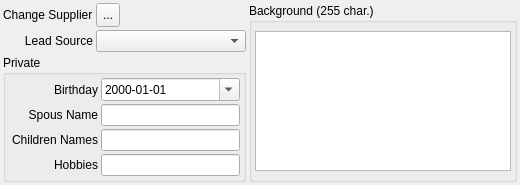
     <widget class="QWidget" name="tab_3">
      <attribute name="title">
       <string>Purchasing</string>
      </attribute>
      <layout class="QGridLayout" name="gridLayout_11">
       <property name="leftMargin">
        <number>3</number>
       </property>
       <property name="topMargin">
        <number>3</number>
       </property>
       <property name="rightMargin">
        <number>3</number>
       </property>
       <property name="bottomMargin">
        <number>3</number>
       </property>
       <property name="spacing">
        <number>3</number>
       </property>
       <item row="0" column="0">
        <layout class="QFormLayout" name="formLayout">
         <property name="labelAlignment">
          <set>Qt::AlignRight|Qt::AlignTrailing|Qt::AlignVCenter</set>
         </property>
         <property name="horizontalSpacing">
          <number>3</number>
         </property>
         <property name="verticalSpacing">
          <number>3</number>
         </property>
         <item row="0" column="0">
          <widget class="QLabel" name="label_17">
           <property name="text">
            <string>Change Supplier</string>
           </property>
          </widget>
         </item>
         <item row="1" column="0">
          <widget class="QLabel" name="label_5">
           <property name="text">
            <string>Lead Source</string>
           </property>
           <property name="alignment">
            <set>Qt::AlignRight|Qt::AlignTrailing|Qt::AlignVCenter</set>
           </property>
          </widget>
         </item>
         <item row="1" column="1">
          <widget class="QComboBox" name="cbLeadSource">
           <property name="minimumSize">
            <size>
             <width>150</width>
             <height>0</height>
            </size>
           </property>
           <property name="maximumSize">
            <size>
             <width>150</width>
             <height>16777215</height>
            </size>
           </property>
          </widget>
         </item>
         <item row="0" column="1">
          <widget class="QToolButton" name="pbSelectSupplier">
           <property name="minimumSize">
            <size>
             <width>24</width>
             <height>24</height>
            </size>
           </property>
           <property name="maximumSize">
            <size>
             <width>24</width>
             <height>24</height>
            </size>
           </property>
           <property name="text">
            <string>...</string>
           </property>
          </widget>
         </item>
        </layout>
       </item>
       <item row="0" column="1" rowspan="2">
        <widget class="QGroupBox" name="groupBox_2">
         <property name="title">
          <string>Background (255 char.)</string>
         </property>
         <layout class="QGridLayout" name="gridLayout_10">
          <property name="leftMargin">
           <number>3</number>
          </property>
          <property name="topMargin">
           <number>3</number>
          </property>
          <property name="rightMargin">
           <number>3</number>
          </property>
          <property name="bottomMargin">
           <number>3</number>
          </property>
          <property name="spacing">
           <number>3</number>
          </property>
          <item row="0" column="0">
           <widget class="QPlainTextEdit" name="pteBackground">
            <property name="sizePolicy">
             <sizepolicy hsizetype="Expanding" vsizetype="Fixed">
              <horstretch>0</horstretch>
              <verstretch>0</verstretch>
             </sizepolicy>
            </property>
            <property name="maximumSize">
             <size>
              <width>16777215</width>
              <height>140</height>
             </size>
            </property>
           </widget>
          </item>
         </layout>
        </widget>
       </item>
       <item row="1" column="0">
        <widget class="QGroupBox" name="groupBox">
         <property name="title">
          <string>Private</string>
         </property>
         <layout class="QGridLayout" name="gridLayout_9">
          <property name="leftMargin">
           <number>6</number>
          </property>
          <property name="topMargin">
           <number>3</number>
          </property>
          <property name="rightMargin">
           <number>3</number>
          </property>
          <property name="bottomMargin">
           <number>3</number>
          </property>
          <property name="spacing">
           <number>3</number>
          </property>
          <item row="0" column="0">
           <widget class="QLabel" name="label_13">
            <property name="text">
             <string>Birthday</string>
            </property>
            <property name="alignment">
             <set>Qt::AlignRight|Qt::AlignTrailing|Qt::AlignVCenter</set>
            </property>
           </widget>
          </item>
          <item row="0" column="1">
           <widget class="QDateEdit" name="dteBirthday">
            <property name="displayFormat">
             <string>yyyy-MM-dd</string>
            </property>
            <property name="calendarPopup">
             <bool>true</bool>
            </property>
           </widget>
          </item>
          <item row="1" column="0">
           <widget class="QLabel" name="label_14">
            <property name="text">
             <string>Spous Name</string>
            </property>
            <property name="alignment">
             <set>Qt::AlignRight|Qt::AlignTrailing|Qt::AlignVCenter</set>
            </property>
           </widget>
          </item>
          <item row="1" column="1">
           <widget class="QLineEdit" name="leSpousName"/>
          </item>
          <item row="2" column="0">
           <widget class="QLabel" name="label_15">
            <property name="text">
             <string>Children Names</string>
            </property>
            <property name="alignment">
             <set>Qt::AlignRight|Qt::AlignTrailing|Qt::AlignVCenter</set>
            </property>
           </widget>
          </item>
          <item row="2" column="1">
           <widget class="QLineEdit" name="leChildrenNames"/>
          </item>
          <item row="3" column="0">
           <widget class="QLabel" name="label_16">
            <property name="text">
             <string>Hobbies</string>
            </property>
            <property name="alignment">
             <set>Qt::AlignRight|Qt::AlignTrailing|Qt::AlignVCenter</set>
            </property>
           </widget>
          </item>
          <item row="3" column="1">
           <widget class="QLineEdit" name="leHobbies"/>
          </item>
         </layout>
        </widget>
       </item>
      </layout>
     </widget>
